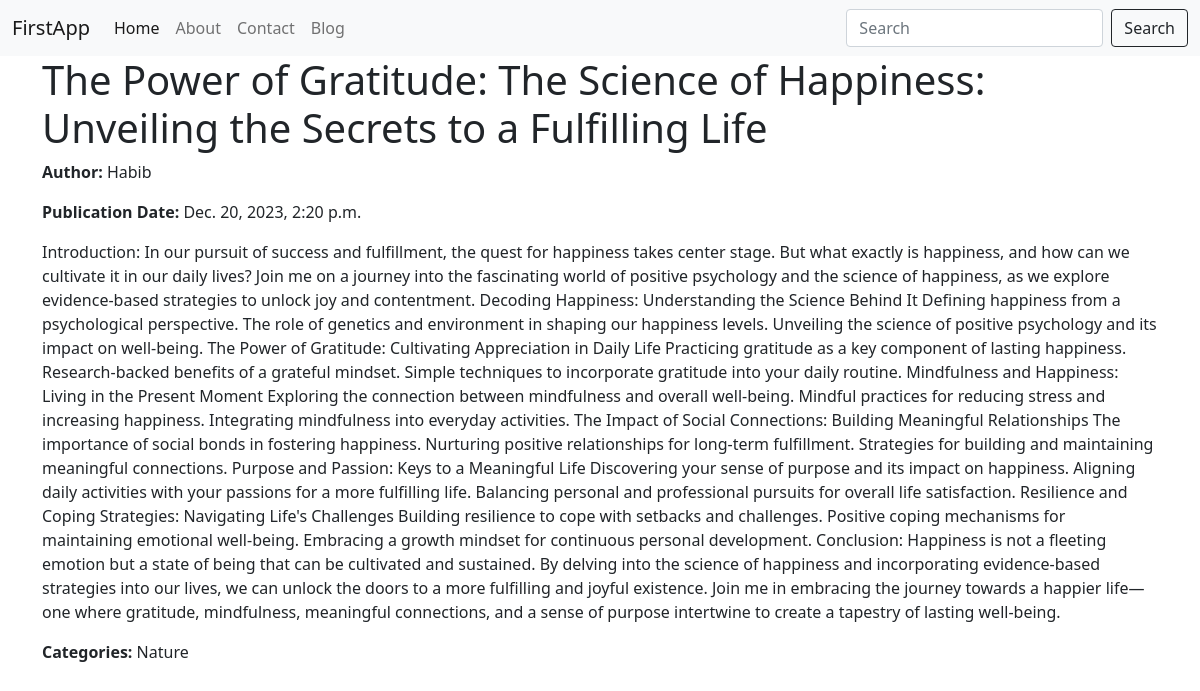
Page /blog/3 on the committed database.
### service/models.py (models this page shows, shortened)
class BlogPost(models.Model):
    title = models.CharField(max_length=200)
    content = HTMLField()
    publication_date = models.DateTimeField(auto_now_add=True)
    author = models.ForeignKey(Author, on_delete=models.CASCADE)
    categories = models.ManyToManyField(Category)

class Author(models.Model):
    user = models.OneToOneField(User, on_delete=models.CASCADE)
    bio = models.TextField()

class Category(models.Model):
    name = models.CharField(max_length=100)
    def __str__(self):
        return self.name

### firstApp/views.py (the view)
# urls.py: path('blog/<int:id>',views.blogDetails),
def blogDetails(request,id):
    blog_post = get_object_or_404(BlogPost, pk=id)
    return render(request,'blogDetails.html',{'blog_post': blog_post})

### templates/blogDetails.html (shortened to what this page needs)
{% extends 'base.html' %}
{% block body %}
<div class="container">
    <h1>{{ blog_post.title }}</h1>
    <p><strong>Author:</strong> {{ blog_post.author.user.username }}</p>
    <p><strong>Publication Date:</strong> {{ blog_post.publication_date }}</p>
    <p>{{ blog_post.content |safe }}</p>
    <p><strong>Categories:</strong> {{ blog_post.categories.all|join:", " }}</p>
</div>
{% endblock body %}

### rows in the picture
BlogPost: title "The Power of Gratitude: The Science of Happiness: Unveiling the Secrets to a Fulfilling Life", author.user.username "Habib", publication_date "Dec. 20, 2023, 2:20 p.m.", content "Introduction: In our pursuit of success and fulfillment, the quest for happiness takes center stage. But what exactly is happiness, and how can we cultivate it in our daily lives? Join me on a journey into the fascinating world of positive psychology and the science of happiness, as we explore evidence-based strategies to unlock joy and contentment. Decoding Happiness: Understanding the Science Behind It Defining happiness from a psychological perspective. The role of genetics and environment in shaping our happiness levels. Unveiling the science of positive psychology and its impact on well-being. The Power of Gratitude: Cultivating Appreciation in Daily Life Practicing gratitude as a key…", categories.all "Nature"
